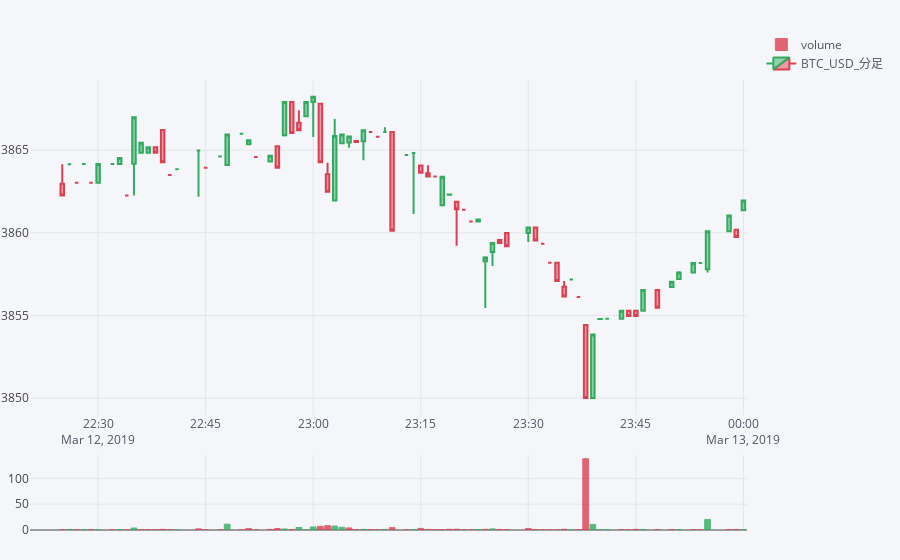

The notebook cell this image was saved under:
### Code cell
# BTC_USDローソクチャート分足
qf = cf.QuantFig(df.tail(100)) # 表示に時間がかかるので最後100分だけ表示
qf.add_volume()
qf.iplot(up_color=green, down_color=red, name="BTC_USD_分足")
